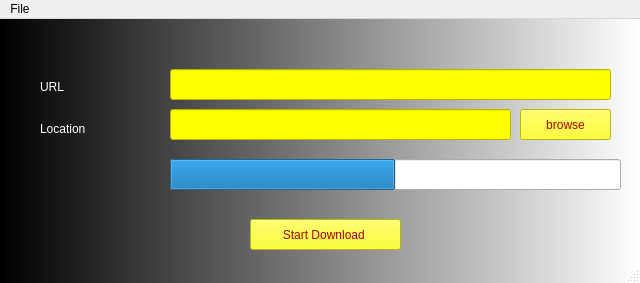
<?xml version="1.0" encoding="UTF-8"?>
<ui version="4.0">
 <class>MainWindow</class>
 <widget class="QMainWindow" name="MainWindow">
  <property name="geometry">
   <rect>
    <x>0</x>
    <y>0</y>
    <width>640</width>
    <height>283</height>
   </rect>
  </property>
  <property name="minimumSize">
   <size>
    <width>640</width>
    <height>283</height>
   </size>
  </property>
  <property name="maximumSize">
   <size>
    <width>640</width>
    <height>312</height>
   </size>
  </property>
  <property name="windowTitle">
   <string>MainWindow</string>
  </property>
  <property name="toolTip">
   <string>&lt;html&gt;&lt;head/&gt;&lt;body&gt;&lt;p&gt;&lt;br/&gt;&lt;/p&gt;&lt;/body&gt;&lt;/html&gt;</string>
  </property>
  <property name="styleSheet">
   <string notr="true">QMainWindow{
	
	
	background-color: qlineargradient(spread:pad, x1:0, y1:0, x2:1, y2:0, stop:0 rgba(0, 0, 0, 255), stop:1 rgba(255, 255, 255, 255));

}

QLabel{

		
	color: rgb(255, 255, 255);
	font: 75 12pt &quot;MS Shell Dlg 2&quot;;
}

QPushButton{
	
    
	background-color: rgb(255, 255, 0);
	font: 75 10pt &quot;MS Shell Dlg 2&quot;;
	color: rgb(170, 0, 0);
    
	
}
QLineEdit{
background-color: rgb(255, 255, 0);
	font: 75 10pt &quot;MS Shell Dlg 2&quot;;
	color: rgb(170, 0, 0);

}</string>
  </property>
  <widget class="QWidget" name="centralwidget">
   <widget class="QLineEdit" name="lineEdit">
    <property name="geometry">
     <rect>
      <x>170</x>
      <y>50</y>
      <width>441</width>
      <height>31</height>
     </rect>
    </property>
   </widget>
   <widget class="QLineEdit" name="lineEdit_2">
    <property name="geometry">
     <rect>
      <x>170</x>
      <y>90</y>
      <width>341</width>
      <height>31</height>
     </rect>
    </property>
    <property name="styleSheet">
     <string notr="true">border-color: qlineargradient(spread:pad, x1:0, y1:0, x2:1, y2:0, stop:0 rgba(0, 0, 0, 255), stop:1 rgba(255, 255, 255, 255));</string>
    </property>
   </widget>
   <widget class="QLabel" name="label">
    <property name="geometry">
     <rect>
      <x>40</x>
      <y>60</y>
      <width>55</width>
      <height>16</height>
     </rect>
    </property>
    <property name="text">
     <string>URL</string>
    </property>
   </widget>
   <widget class="QLabel" name="label_2">
    <property name="geometry">
     <rect>
      <x>40</x>
      <y>100</y>
      <width>101</width>
      <height>20</height>
     </rect>
    </property>
    <property name="text">
     <string>Location </string>
    </property>
   </widget>
   <widget class="QPushButton" name="pushButton">
    <property name="geometry">
     <rect>
      <x>520</x>
      <y>90</y>
      <width>91</width>
      <height>31</height>
     </rect>
    </property>
    <property name="text">
     <string>browse</string>
    </property>
   </widget>
   <widget class="QPushButton" name="pushButton_2">
    <property name="geometry">
     <rect>
      <x>250</x>
      <y>200</y>
      <width>151</width>
      <height>31</height>
     </rect>
    </property>
    <property name="styleSheet">
     <string notr="true"/>
    </property>
    <property name="text">
     <string>Start Download </string>
    </property>
   </widget>
   <widget class="QProgressBar" name="progressBar">
    <property name="enabled">
     <bool>true</bool>
    </property>
    <property name="geometry">
     <rect>
      <x>170</x>
      <y>140</y>
      <width>451</width>
      <height>31</height>
     </rect>
    </property>
    <property name="value">
     <number>50</number>
    </property>
    <property name="textVisible">
     <bool>false</bool>
    </property>
    <property name="orientation">
     <enum>Qt::Horizontal</enum>
    </property>
    <property name="invertedAppearance">
     <bool>false</bool>
    </property>
    <property name="textDirection">
     <enum>QProgressBar::BottomToTop</enum>
    </property>
   </widget>
  </widget>
  <widget class="QMenuBar" name="menubar">
   <property name="geometry">
    <rect>
     <x>0</x>
     <y>0</y>
     <width>640</width>
     <height>26</height>
    </rect>
   </property>
   <widget class="QMenu" name="menuFile">
    <property name="title">
     <string>File</string>
    </property>
    <addaction name="actionExit"/>
    <addaction name="actionOk"/>
   </widget>
   <addaction name="menuFile"/>
  </widget>
  <widget class="QStatusBar" name="statusbar"/>
  <action name="actionExit">
   <property name="text">
    <string>Exit</string>
   </property>
  </action>
  <action name="actionOk">
   <property name="text">
    <string>Ok</string>
   </property>
  </action>
 </widget>
 <resources/>
 <connections/>
</ui>
